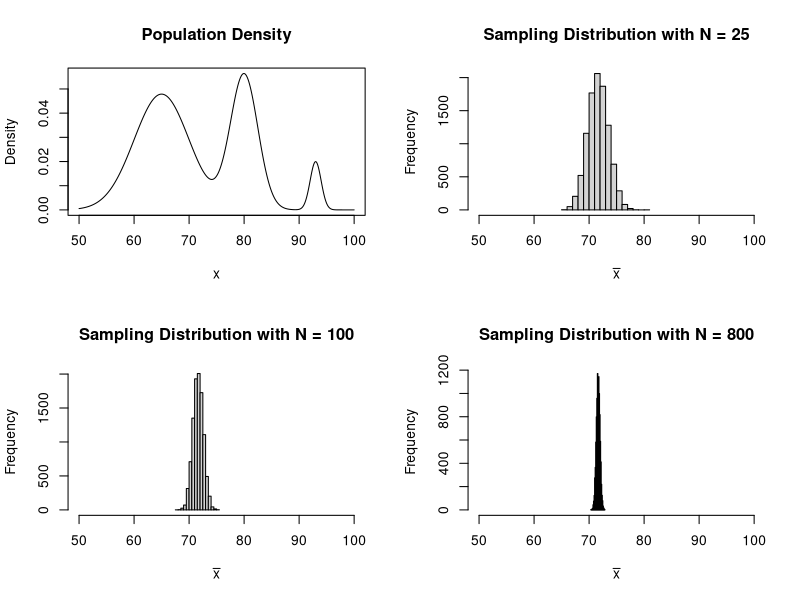
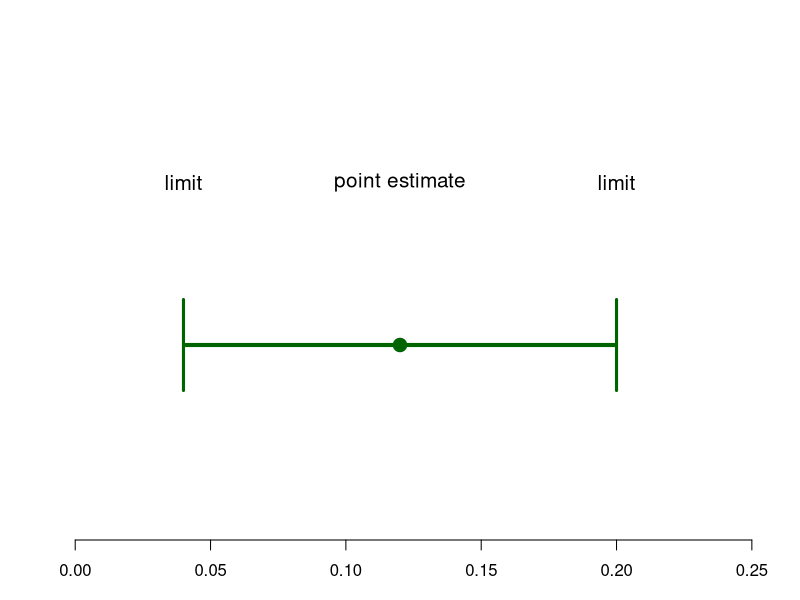
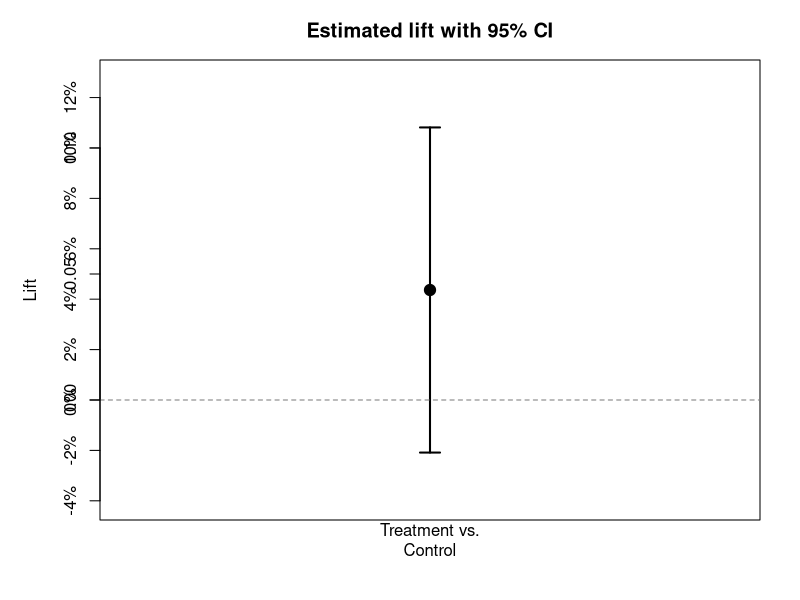
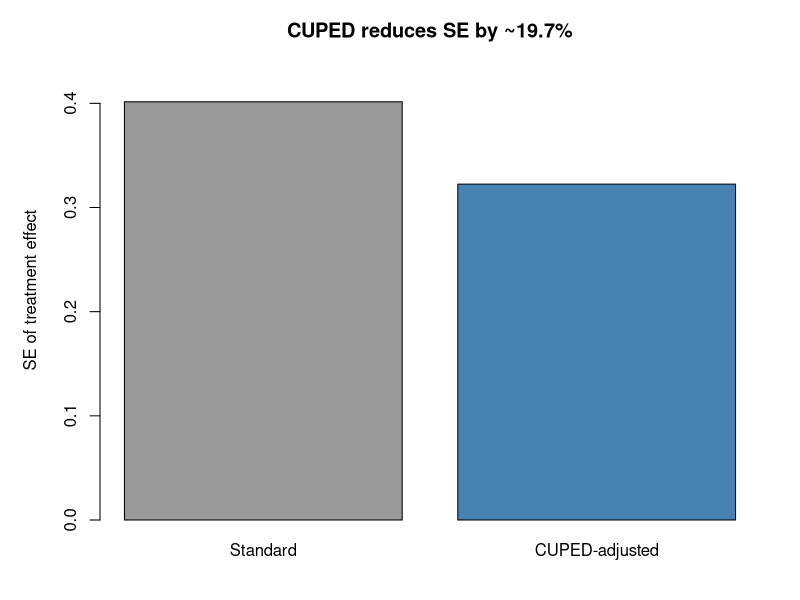

Generate these figures, in order, with R:
# Generate static figures for A/B Testing lecture (base R only)
# Run from lectures/10/ directory

media_dir <- "media"
dir.create(media_dir, showWarnings = FALSE)

# 1. CLT Example (from lines 313-344)
png(file.path(media_dir, "clt_example.png"), width = 800, height = 600, res = 100)
par(mfrow = c(2, 2))

n <- c(25, 100, 800)
wts <- c(0.6, 0.35, 0.05)
means <- c(65, 80, 93)
sds <- c(5, 2.5, 1)

# Population density
x <- seq(50, 100, 0.01)
density <- rowSums(mapply(function(w, m, s) w * dnorm(x, m, s), wts, means, sds))
plot(x, density, type = 'l', main = 'Population Density', xlab = 'x', ylab = 'Density')

rtrimodal <- function(n) {
  component <- sample(1:3, n, replace = TRUE, prob = wts)
  rnorm(n, mean = means[component], sd = sds[component])
}

set.seed(42)
for (nn in n) {
  hist(
    replicate(10000, mean(rtrimodal(nn))),
    breaks = 20,
    xlab = expression(bar(x)),
    main = paste0('Sampling Distribution with N = ', nn),
    xlim = c(50, 100)
  )
}
dev.off()
cat("Generated: clt_example.png\n")

# 2. CI Diagram (from lines 365-390)
png(file.path(media_dir, "ci_diagram.png"), width = 600, height = 150, res = 100)

est <- 0.12
lo <- 0.04
hi <- 0.20

par(mar = c(3, 1, 1, 1))

plot(
  x = c(lo, est, hi), y = c(1, 1, 1),
  xlim = c(lo - 0.05, hi + 0.05), ylim = c(0.97, 1.05),
  xlab = "", ylab = "", yaxt = "n", bty = "n",
  yaxs = "i", pch = NA
)

segments(lo, 1, hi, 1, col = "darkgreen", lwd = 4, lend = "butt")
segments(lo, 0.993, lo, 1.007, col = "darkgreen", lwd = 3)
segments(hi, 0.993, hi, 1.007, col = "darkgreen", lwd = 3)
points(est, 1, pch = 21, bg = "darkgreen", col = "darkgreen", cex = 1.8)

text(est, 1.025, "point estimate", adj = 0.5, cex = 1.25)
text(lo, 1.025, "limit", adj = 0.5, cex = 1.25)
text(hi, 1.025, "limit", adj = 0.5, cex = 1.25)

dev.off()
cat("Generated: ci_diagram.png\n")

# 3. Lift CI Plot (base R version)
png(file.path(media_dir, "lift_ci.png"), width = 400, height = 400, res = 100)

# Using values from lecture example
ybar_c <- 0.0527
ybar_t <- 0.0550
se_c <- 0.0012
se_t <- 0.0012

lift <- ybar_t / ybar_c - 1
var_lift <- (ybar_t / ybar_c)^2 * (se_t^2 / ybar_t^2 + se_c^2 / ybar_c^2)
se_lift <- sqrt(var_lift)

z <- qnorm(0.975)
ci_lo <- lift - z * se_lift
ci_hi <- lift + z * se_lift

par(mar = c(4, 5, 3, 2))
plot(1, lift, xlim = c(0.5, 1.5), ylim = c(min(ci_lo, 0) - 0.02, max(ci_hi, 0) + 0.02),
     pch = 19, cex = 1.5, xaxt = "n", xlab = "", ylab = "Lift",
     main = "Estimated lift with 95% CI")
arrows(1, ci_lo, 1, ci_hi, angle = 90, code = 3, length = 0.1, lwd = 2)
abline(h = 0, lty = 2, col = "grey50")
axis(1, at = 1, labels = "Treatment vs.\nControl", tick = FALSE)
axis(2, at = pretty(c(ci_lo, ci_hi)), labels = paste0(round(pretty(c(ci_lo, ci_hi)) * 100, 1), "%"))

dev.off()
cat("Generated: lift_ci.png\n")

# 4. CUPED Illustration (base R version)
png(file.path(media_dir, "cuped_comparison.png"), width = 500, height = 400, res = 100)

set.seed(42)
n_per_group <- 5000
n <- 2 * n_per_group
rho <- 0.6

# Draw correlated standard normals using Cholesky
z1 <- rnorm(n)
z2 <- rho * z1 + sqrt(1 - rho^2) * rnorm(n)

# Transform to revenue scale (mean=50, sd=20)
pre_revenue <- 50 + 20 * z1
revenue <- 50 + 20 * z2

# Add treatment lift
variant <- rep(c("control", "treatment"), each = n_per_group)
revenue <- revenue + ifelse(variant == "treatment", 2, 0)

# Calculate standard SE
se_ctrl <- sd(revenue[1:n_per_group]) / sqrt(n_per_group)
se_trt <- sd(revenue[(n_per_group+1):n]) / sqrt(n_per_group)
naive <- sqrt(se_ctrl^2 + se_trt^2)

# CUPED adjustment
theta <- cov(revenue, pre_revenue) / var(pre_revenue)
y_adj <- revenue - theta * (pre_revenue - mean(pre_revenue))

se_ctrl_adj <- sd(y_adj[1:n_per_group]) / sqrt(n_per_group)
se_trt_adj <- sd(y_adj[(n_per_group+1):n]) / sqrt(n_per_group)
cuped_se <- sqrt(se_ctrl_adj^2 + se_trt_adj^2)

reduction <- round((1 - cuped_se / naive) * 100, 1)

par(mar = c(4, 5, 3, 2))
bp <- barplot(c(naive, cuped_se), names.arg = c("Standard", "CUPED-adjusted"),
        col = c("grey60", "steelblue"), ylab = "SE of treatment effect",
        main = paste0("CUPED reduces SE by ~", reduction, "%"),
        ylim = c(0, max(naive) * 1.1))

dev.off()
cat("Generated: cuped_comparison.png\n")

cat("\nAll figures generated in", media_dir, "\n")
